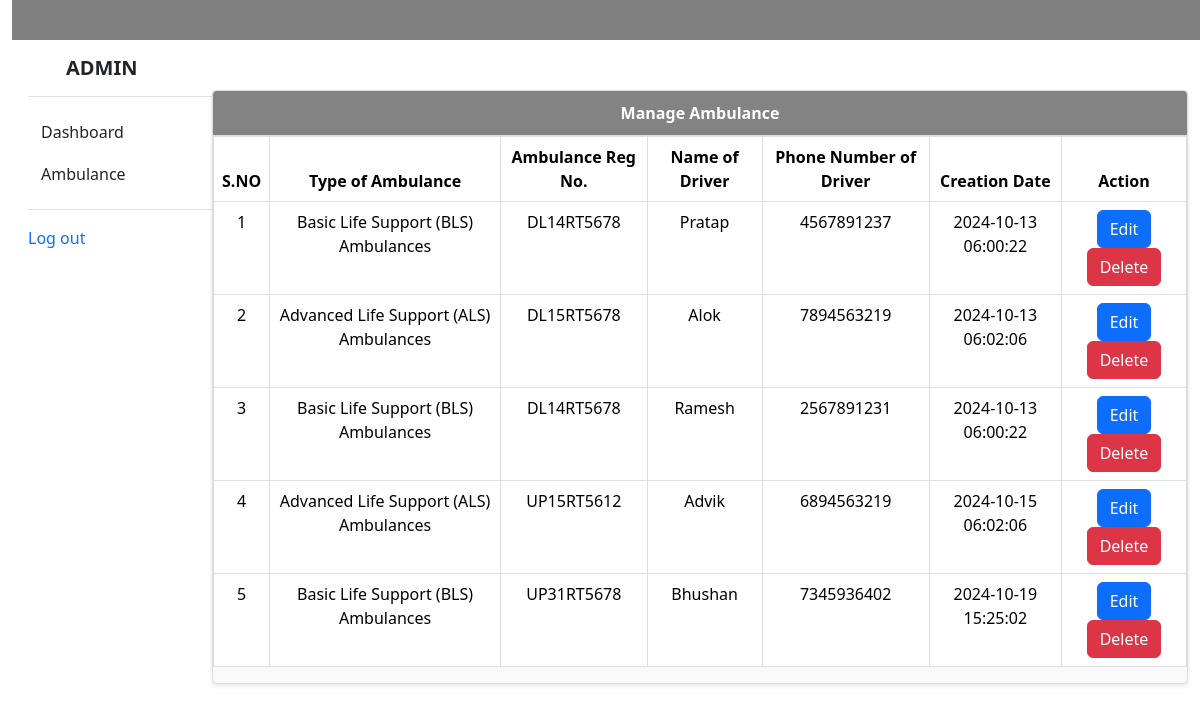
Page /ambulance_booking/admin/manage-ambulance.php (signed in) on the committed database.
### tables this page shows
CREATE TABLE `tblambulance` (
  `ID` int(11) NOT NULL,
  `AmbulanceType` varchar(250) DEFAULT NULL,
  `AmbRegNum` varchar(250) DEFAULT NULL,
  `DriverName` varchar(250) DEFAULT NULL,
  `DriverContactNumber` bigint(20) DEFAULT NULL,
  `CreationDate` timestamp NULL DEFAULT current_timestamp(),
  `Status` varchar(250) DEFAULT NULL,
  `UpdationDate` timestamp NULL DEFAULT NULL ON UPDATE current_timestamp()
);

### ambulance_booking/admin/manage-ambulance.php (the view, shortened to what this page needs)
<?php
include('includes/dbconnection.php');
if (strlen($_SESSION['eahpaid']==0)) {
  header('location:logout.php');
  } else{
?>
<!DOCTYPE html>
<html lang="en">
<head>
    <link rel="stylesheet" href="style.css">
    <link href="https://cdn.jsdelivr.net/npm/bootstrap@5.3.3/dist/css/bootstrap.min.css" rel="stylesheet">
</head>
<body>
    <div class="container-fluid">
        <div class="row">
            <div class="col-md-12">
                <?php include_once('includes/header.php'); ?>
            </div>
        </div>
        <div class="row">
            <div class="col-md-2">
                <?php include_once('includes/sidebar.php'); ?>
            </div>
            <div class="col-md-10">
                <div class="panel panel-default">
                    <div class="panel-heading">
                    Manage Ambulance
                    </div>
                    <div>
                        <table class="table table-bordered">
                            <thead>
                                <tr>
                                <th data-breakpoints="xs">S.NO</th>
                                <th>Type of Ambulance</th>
                                <th>Ambulance Reg No.</th>
                                <th>Name of Driver</th>
                                    <th>Phone Number of Driver</th>
                                <th>Creation Date</th>
                                <th data-breakpoints="xs">Action</th>
                                </tr>
                            </thead>
                    <?php
            $ret=mysqli_query($con,"select * from  tblambulance");
            $cnt=1;
            while ($row=mysqli_fetch_array($ret)) {
            ?>
                        <tbody>
                            <tr>
                            <td><?php echo $cnt;?></td>
                            <?php   $atype=$row['AmbulanceType'];
                        if($atype=="1"){ ?>
                            <td>Basic Life Support (BLS) Ambulances</td>
                        <?php } elseif($atype=="2"){ ?>
                            <td>Advanced Life Support (ALS) Ambulances</td>
                        <?php } elseif($atype=="3"){ ?>
                            <td>Non-Emergency Patient Transport Ambulances</td>
                            <?php } elseif($atype=="4"){ ?>
                            <td>Boat Ambulance</td>
                            <?php } ?>
                            <td><?php  echo $row['AmbRegNum'];?></td>
                            <td><?php  echo $row['DriverName'];?></td>
                            <td><?php  echo $row['DriverContactNumber'];?></td>
                            <td><?php  echo $row['CreationDate'];?></td>
                            <td><a href="edit-ambulance.php?editid=<?php echo $row['ID'];?>" class="btn btn-primary">Edit</a>
                            <a href="manage-ambulance.php?del=<?php echo $row['ID'];?>" class="btn btn-danger">Delete</a>
                        </tr>
                        <?php
        $cnt=$cnt+1;
        }?>
        </tbody>
              </table>
      </div>
    </div>
            </div>
        </div>
    </div>
</body>
</html>
<?php }  ?>

### ambulance_booking/admin/style.css (style rules this page uses)
a { text-decoration: none; }
.panel { background-color: #f9f9f9; border: 1px solid #ddd; border-radius: 4px; box-shadow: 0 2px 4px rgba(0, 0, 0, 0.1); margin-top: 50px; margin-bottom: 20px; }
.panel-heading { background-color: #838383; color: white; font-weight: bold; padding: 10px 15px; border-bottom: 1px solid #ddd; border-top-left-radius: 4px; border-top-right-radius: 4px; text-align: center; }
.table { width: 100%; margin: 0; background-color: #fff; border-collapse: collapse; }
.table th { background-color: #f1f1f1; color: #333; font-weight: bold; padding: 12px; text-align: center; border: 1px solid #ddd; }
.table td { padding: 10px; text-align: center; border: 1px solid #ddd; }
.table tbody tr:nth-child(odd) { background-color: #f9f9f9; }
.btn { padding: 8px 12px; border-radius: 4px; text-decoration: none; color: white; font-weight: bold; }
.btn-primary { background-color: #898989; border: none; }
.btn-danger { background-color: #dc3545; border: none; }
.btn { background-color: #007bff; color: white; padding: 10px 15px; font-size: 16px; border: none; border-radius: 4px; transition: background-color 0.3s ease; cursor: pointer; }

### rows in the picture
tblambulance: AmbulanceType "Basic Life Support (BLS) Ambulances", AmbRegNum "DL14RT5678", DriverName "Pratap", DriverContactNumber "4567891237", CreationDate "2024-10-13 06:00:22"
tblambulance: AmbulanceType "Advanced Life Support (ALS) Ambulances", AmbRegNum "DL15RT5678", DriverName "Alok", DriverContactNumber "7894563219", CreationDate "2024-10-13 06:02:06"
tblambulance: AmbulanceType "Basic Life Support (BLS) Ambulances", AmbRegNum "DL14RT5678", DriverName "Ramesh", DriverContactNumber "2567891231", CreationDate "2024-10-13 06:00:22"
tblambulance: AmbulanceType "Advanced Life Support (ALS) Ambulances", AmbRegNum "UP15RT5612", DriverName "Advik", DriverContactNumber "6894563219", CreationDate "2024-10-15 06:02:06"
tblambulance: AmbulanceType "Basic Life Support (BLS) Ambulances", AmbRegNum "UP31RT5678", DriverName "Bhushan", DriverContactNumber "7345936402", CreationDate "2024-10-19 15:25:02"
